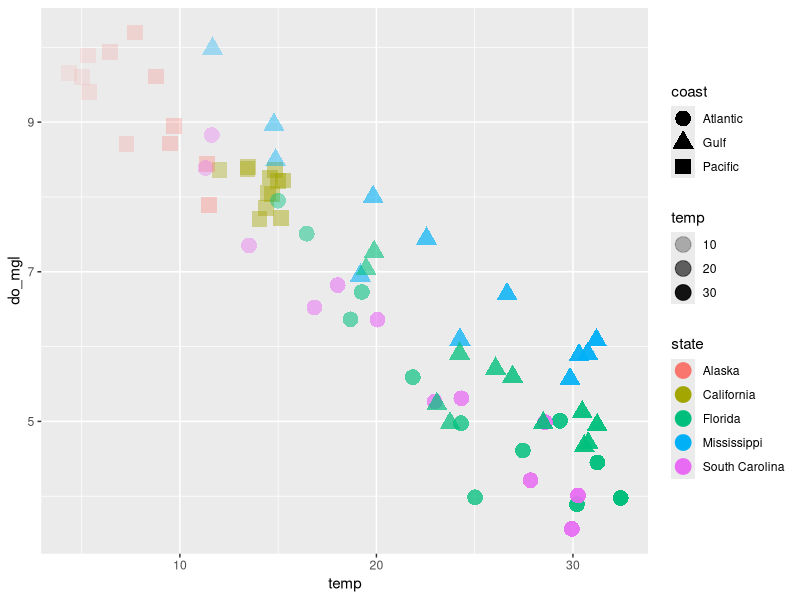
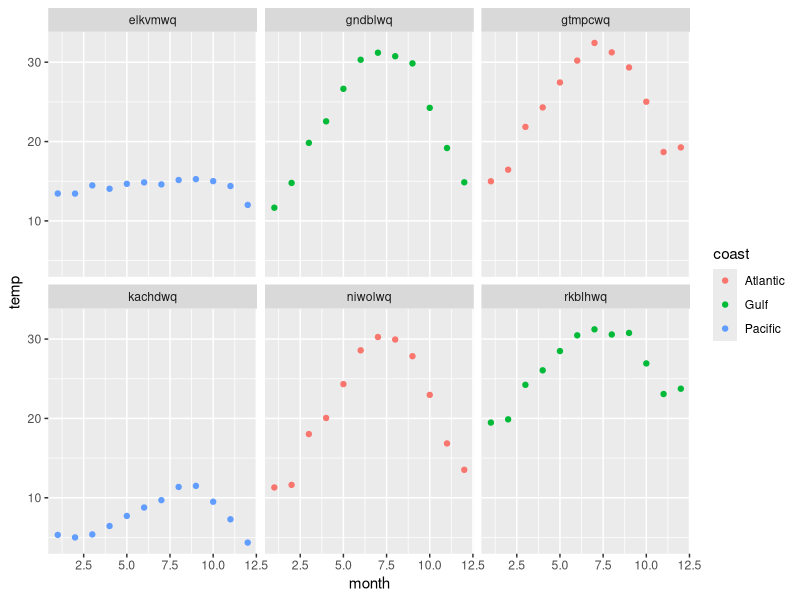
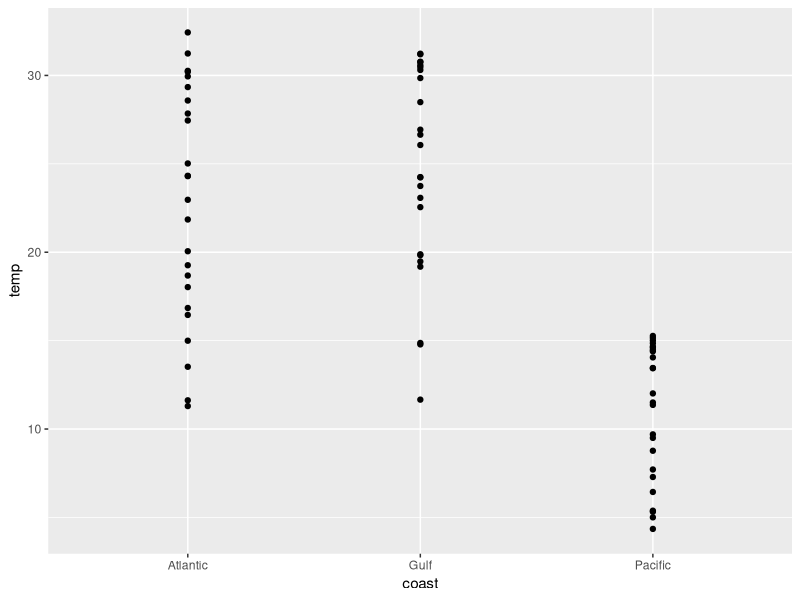
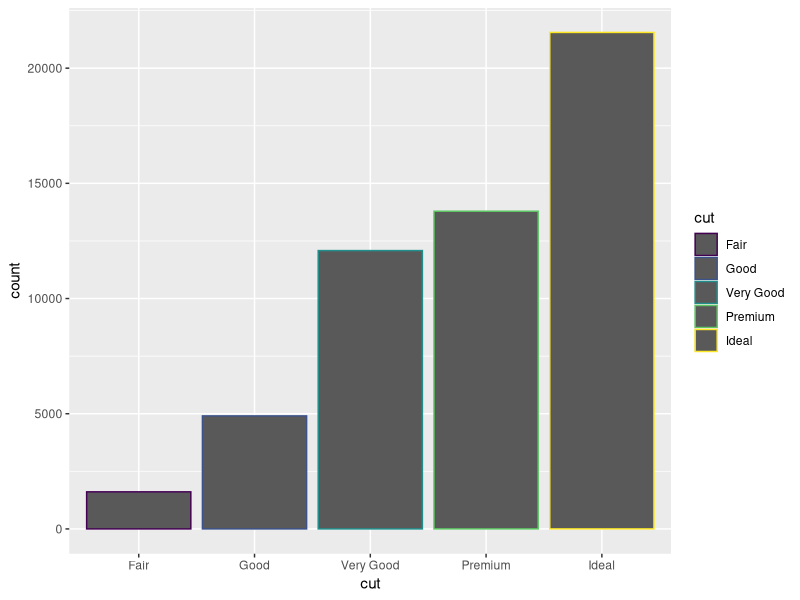
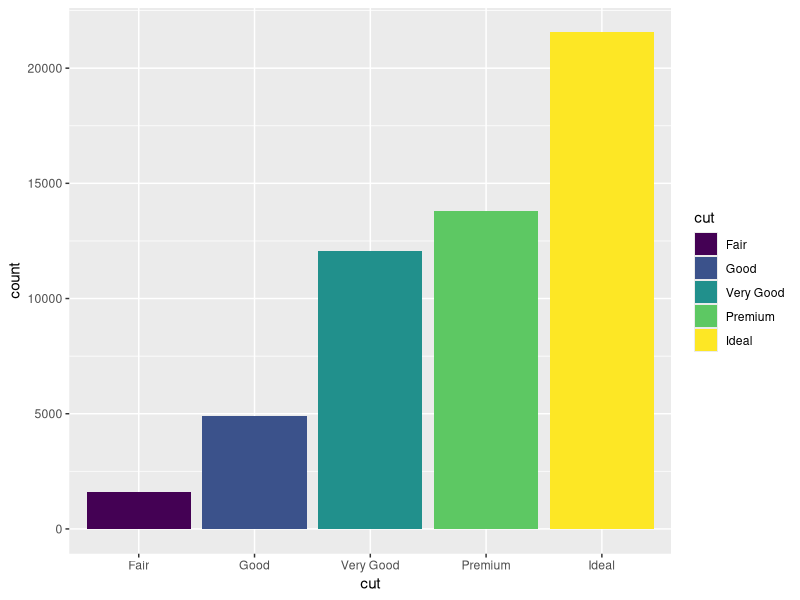
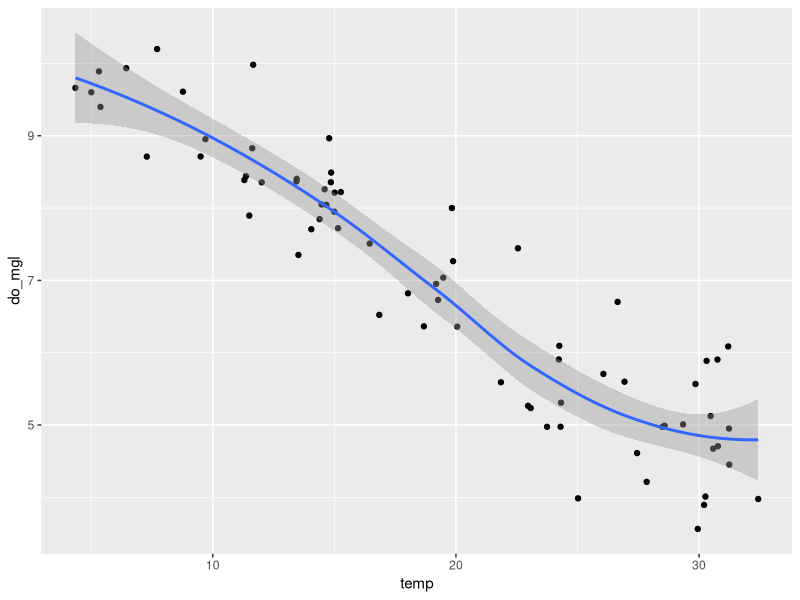
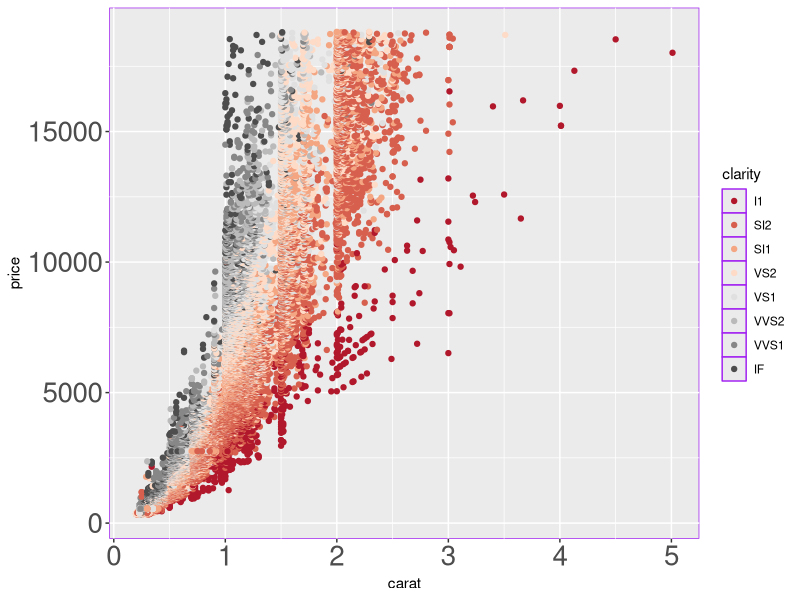
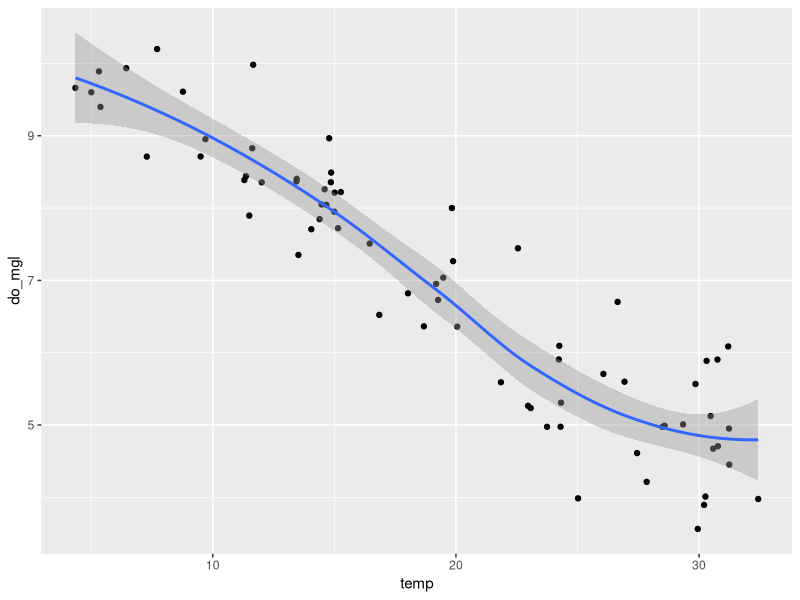

Reproduce these figures in R, in order.
## ---- chunk 1
library(tidyverse)
library(here)
## ---- chunk 2
wq <- read.csv(here::here('data', 'monthly_wq.csv')) 

dplyr::glimpse(wq)
## ---- chunk 3


## ---- chunk 4
ggplot(data = wq) + 
  geom_point(mapping = aes(x = temp, y = do_mgl, 
                           color = state, shape = coast,
                           alpha = temp),
             size = 5)

## ---- chunk 5
ggplot(data = wq) +
  geom_point(mapping = aes(x = month, y = temp, color = coast)) +
  facet_wrap( ~ station_code)

## ---- chunk 6
ggplot(data = wq) +
  geom_point(mapping = aes(x = coast, y = temp)) 

## ---- chunk 7
diamonds

ggplot(data = diamonds)+
  geom_bar(mapping = aes(x = cut, color = cut))

ggplot(data = diamonds)+
  geom_bar(mapping = aes(x = cut, fill = cut))

## ---- chunk 8
?geom_point

## ---- chunk 9
a <-ggplot(wq) +
  geom_point(aes(temp, do_mgl)) +
  geom_smooth(aes(temp, do_mgl)) 
a
## ---- chunk 10
getwd()
## ---- chunk 11
ggsave("do_by_temp.png", width = 6, height = 4, units = "in")
## ---- chunk 12
ggplot(data = diamonds) +
  geom_point(mapping = aes(x = carat, y = price, colour = clarity)) +
  scale_color_brewer(type = "div", palette = "RdGy") +
  theme(panel.background = element_rect(color = "purple"),
        axis.text = element_text(size = 20), 
        plot.background = element_blank())
